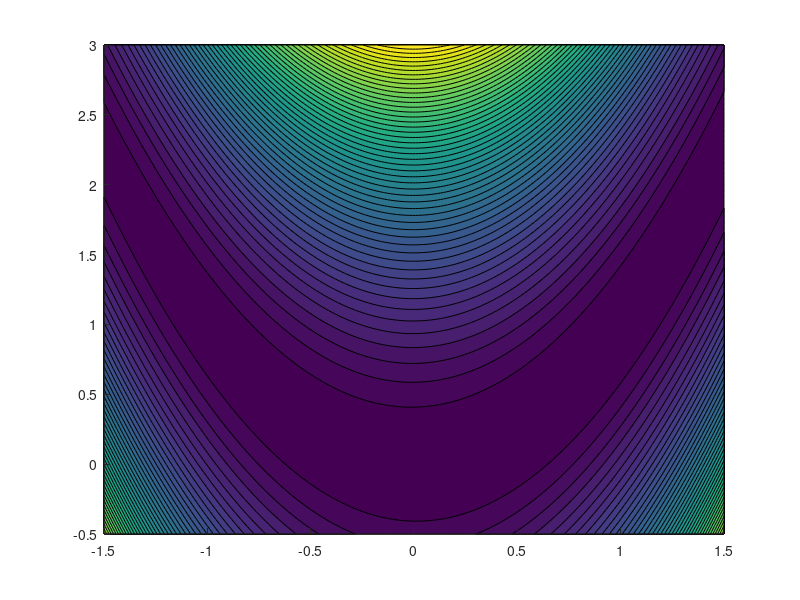

Reproduce this figure in MATLAB. (Note: this script raises an error after producing the figure.)
% Reference: 
% https://github.com/anweshpanda/Trust_Region/blob/main/Trust%20Region.ipynb

% Rosenbrock function example
f = @(x) 100*(x(2)-x(1)^2)^2 + (1-x(1))^2;
df = @(x) [200*(x(2)-x(1)^2)*-2*x(1) - 2*(1-x(1));
           200*(x(2)-x(1)^2)]; % gradient
df2 = @(x) [1200*x(1)^2-400*x(2)+2, -400*x(1);
            -400*x(1), 200];   % Hessian

[X, Y] = meshgrid(linspace(-1.5, 1.5, 200), ...
                  linspace(-0.5, 3, 200));
Z = 100*(Y-X.^2).^2 + (1-X).^2;
x0 = [Inf; Inf];
x1 = [-1.2; 1.0];

x = x1; % For collecting x per iteration
contourf(X, Y, Z, 50, 'FaceAlpha', 0.6); hold on;
scatter(x1(1), x1(2),'r','filled');

del = 1;        % Trust-region radius
max_del = 10;   % Max trust-region radius
dels = [];
ctr = 1;
while norm(x0-x1) > 1e-7
    x0 = x1;
    g = df(x0);
    H = df2(x0);
    dels(ctr) = del; %#ok
    
    % Use dogleg to solve the trust-region subproblem for p
    pN = -inv(H)*g;           % newton step
    pS = -g'*g/(g'*H*g)*g;    % steepest descent step
    if norm(pN) <= del
        p = pN;               % take the newton step
    elseif norm(pS) >= del
        p = del*pS/norm(pS);  % scale pS to trust-region radius
    else
        pd = pN - pS;
        d = (pS'*pd)^2 - pd'*pd*(pS'*pS-del^2);
        tau = (-pS'*pd + sqrt(d))/(pd'*pd) + 1;
        if tau < 1
            p = pS*tau;
        else
            p = pS + (tau-1)*pd;
        end
        disp(tau)
    end

    % Check for accuracy of approximation using rho
    rho = (f(x0) - f(x0+p))/(-g'*p + 0.5*p'*(H*p));
    if rho < 0.25             % Approx. is accurate
        del = 0.25 * del;     % Reduce trust-region radius
    else                      % Approx. is not accurate
        if rho > 0.75
            del = min(2*del, max_del); % Enlarge trust-region radius
        end
    end
    
    % Update x
    x1 = x0 + p;
    x = [x, x1];     %#ok
    ctr = ctr + 1;
end

% Plot all x and trust regions
t = linspace(0, 2*pi, 200);
for j = 1:length(dels)
    fill(dels(j)*sin(t)+x(1, j), ...
         dels(j)*cos(t)+x(2, j), 'k', ...
        'FaceAlpha', 0.2,'EdgeColor','none');
end
plot(x(1,:), x(2,:) ,'ro-');
hold off; grid on; axis equal;
axis([-1.5 1.5 -0.5 3]);
set(gcf,'Color','w');
fprintf('Minimum found: (%.4f, %.4f)\n',x1);
fprintf('No. of iterations: %d\n', ctr);